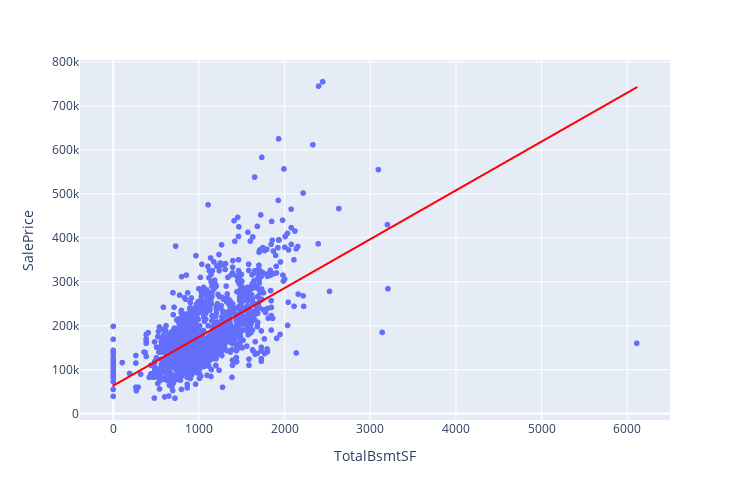

Source (notebook cell):
### Markdown cell above
#### Scattor Plot with SalePrice & TotalBsmtSF

### Code cell
# SalePrice & TotalBsmtSF
fig5 = px.scatter(train, 
                  width=750, height=500, 
                  x = train['TotalBsmtSF'], y = train['SalePrice'], 
                  trendline="ols", trendline_color_override="red")
fig5.show()

### Figure 1 — Plotly figure (JSON) as saved in the notebook; plotly's stock layout.template omitted (floating-point values rounded to 4 significant figures; data arrays with more than 128 entries replaced by an {"elided": "..."} marker saying what was removed)
{"data": [{"hovertemplate": "TotalBsmtSF=%{x}<br>SalePrice=%{y}<extra></extra>", "legendgroup": "", "marker": {"color": "#636efa", "symbol": "circle"}, "mode": "markers", "name": "", "showlegend": false, "type": "scattergl", "x": {"elided": "1460 int values"}, "xaxis": "x", "y": {"elided": "1460 int values"}, "yaxis": "y"}, {"hovertemplate": "<b>OLS trendline</b><br>SalePrice = 111.11 * TotalBsmtSF + 63430.6<br>R<sup>2</sup>=0.376481<br><br>TotalBsmtSF=%{x}<br>SalePrice=%{y} <b>(trend)</b><extra></extra>", "legendgroup": "", "line": {"color": "red"}, "marker": {"color": "#636efa", "symbol": "circle"}, "mode": "lines", "name": "", "showlegend": false, "type": "scattergl", "x": {"elided": "1460 int values"}, "xaxis": "x", "y": {"elided": "1460 float values"}, "yaxis": "y"}], "layout": {"height": 500, "legend": {"tracegroupgap": 0}, "margin": {"t": 60}, "width": 750, "xaxis": {"anchor": "y", "domain": [0.0, 1.0], "title": {"text": "TotalBsmtSF"}}, "yaxis": {"anchor": "x", "domain": [0.0, 1.0], "title": {"text": "SalePrice"}}}}
